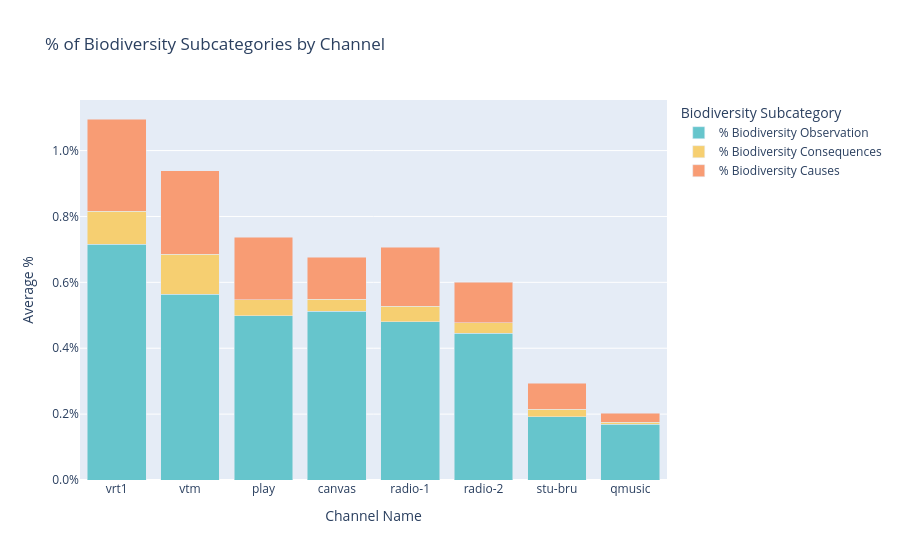

This figure's notebook cell:
### Code cell
merged_averages_bio = merged_averages_bio.rename(columns={
    '% Biodiversité Constat': '% Biodiversity Observation',
    '% Biodiversité Conséquences': '% Biodiversity Consequences',
    '% Biodiversité Causes': '% Biodiversity Causes'
})

fig = px.bar(
    merged_averages_bio,
    x='Channel Name',
    y=['% Biodiversity Observation', '% Biodiversity Consequences', '% Biodiversity Causes'],
    title='% of Biodiversity Subcategories by Channel',
    labels={'value': 'Average %', 'variable': 'Subcategory'},
    barmode='stack',
    color_discrete_sequence=px.colors.qualitative.Pastel  
)

fig.update_layout(
    yaxis_title='Average %',
    yaxis_tickformat='.1%',
    legend_title_text='Biodiversity Subcategory'
)

fig.show()
fig.write_html("Charts/Biodiversity_Coverage_Channel.html", full_html=True, include_plotlyjs='cdn')

### Figure 1 — Plotly figure (JSON) as saved in the notebook; plotly's stock layout.template omitted (floating-point values rounded to 4 significant figures)
{"data": [{"hovertemplate": "Subcategory=% Biodiversity Observation<br>Channel Name=%{x}<br>Average %=%{y}<extra></extra>", "legendgroup": "% Biodiversity Observation", "marker": {"color": "rgb(102, 197, 204)", "pattern": {"shape": ""}}, "name": "% Biodiversity Observation", "orientation": "v", "showlegend": true, "textposition": "auto", "type": "bar", "x": ["vrt1", "vtm", "play", "canvas", "radio-1", "radio-2", "stu-bru", "qmusic"], "xaxis": "x", "y": [0.00715, 0.005642, 0.004983, 0.005117, 0.0048, 0.00445, 0.001921, 0.001686], "yaxis": "y"}, {"hovertemplate": "Subcategory=% Biodiversity Consequences<br>Channel Name=%{x}<br>Average %=%{y}<extra></extra>", "legendgroup": "% Biodiversity Consequences", "marker": {"color": "rgb(246, 207, 113)", "pattern": {"shape": ""}}, "name": "% Biodiversity Consequences", "orientation": "v", "showlegend": true, "textposition": "auto", "type": "bar", "x": ["vrt1", "vtm", "play", "canvas", "radio-1", "radio-2", "stu-bru", "qmusic"], "xaxis": "x", "y": [0.001008, 0.001208, 0.0004917, 0.000375, 0.0004714, 0.0003286, 0.0002286, 6.429e-05], "yaxis": "y"}, {"hovertemplate": "Subcategory=% Biodiversity Causes<br>Channel Name=%{x}<br>Average %=%{y}<extra></extra>", "legendgroup": "% Biodiversity Causes", "marker": {"color": "rgb(248, 156, 116)", "pattern": {"shape": ""}}, "name": "% Biodiversity Causes", "orientation": "v", "showlegend": true, "textposition": "auto", "type": "bar", "x": ["vrt1", "vtm", "play", "canvas", "radio-1", "radio-2", "stu-bru", "qmusic"], "xaxis": "x", "y": [0.0028, 0.002533, 0.001892, 0.001267, 0.0018, 0.001221, 0.0007929, 0.0002786], "yaxis": "y"}], "layout": {"barmode": "stack", "legend": {"title": {"text": "Biodiversity Subcategory"}, "tracegroupgap": 0}, "title": {"text": "% of Biodiversity Subcategories by Channel"}, "xaxis": {"anchor": "y", "domain": [0, 1], "title": {"text": "Channel Name"}}, "yaxis": {"anchor": "x", "domain": [0, 1], "tickformat": ".1%", "title": {"text": "Average %"}}}}
